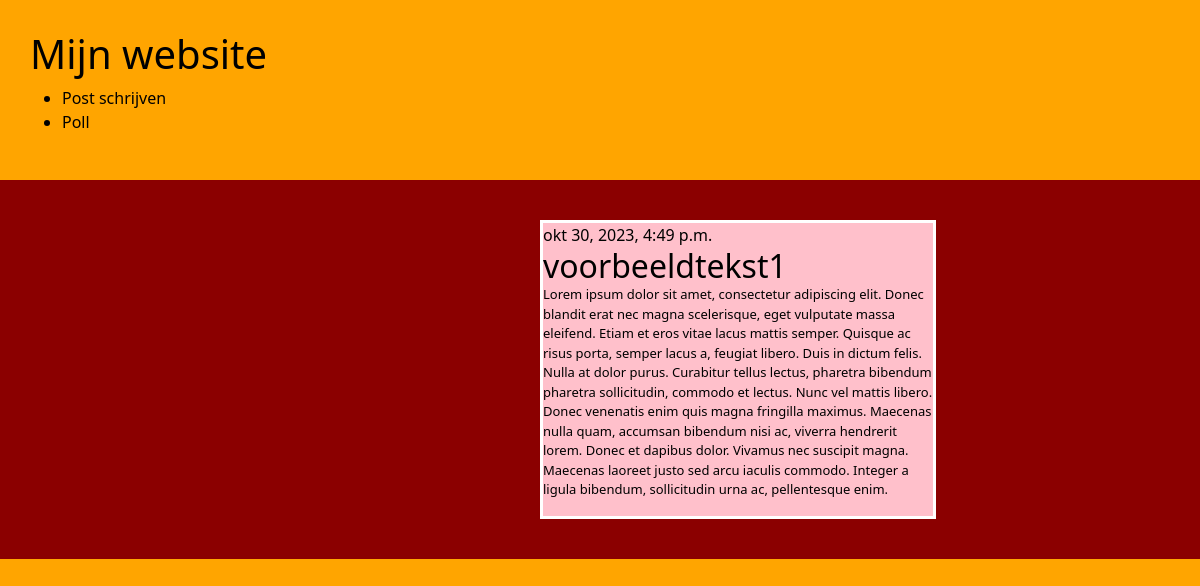
The app's page /post/4/ with its own data.
### blog/models.py (models this page shows, shortened)
class Post(models.Model):
   author = models.ForeignKey(settings.AUTH_USER_MODEL, on_delete=models.CASCADE)
   title = models.CharField(max_length=200)
   text = models.TextField()
   created_date = models.DateTimeField(default=timezone.now)
   published_date = models.DateTimeField(blank=True, null=True)

### blog/views.py (the view)
# urls.py: path('post/<int:pk>/', views.post_detail, name='post_inhoud'),
def post_detail(request, pk):
    post = get_object_or_404(Post, pk=pk)
    return render(request, 'blog/post_inhoud.html', {'post': post})

### blog/templates/blog/post_inhoud.html
{% extends 'blog/base.html' %}
{% block inhoud %}
<article class="post">
    {% if post.published_date %}
    <time class="date">
        {{ post.published_date }}
    </time>
    {% endif %}
    <h2>
        {{ post.title }}
    </h2>
    <p>
        {{ post.text|linebreaksbr }}
    </p>
</article>
{% endblock %}

### blog/static/css/stijl.css (style rules this page uses)
body { background-color: orange; color: black; padding: 0 0 5% 0; }
h2 { margin: 0; margin: 0; }
article { border: 3px solid white; background-color: pink; display: flex; flex-direction: column; }
p { font-size: 13px; }

### records on screen
Post: published_date "okt 30, 2023, 4:49 p.m.", title "voorbeeldtekst1", text "Lorem ipsum dolor sit amet, consectetur adipiscing elit. Donec blandit erat nec magna scelerisque, eget vulputate massa eleifend. Etiam et eros vitae lacus mattis semper. Quisque ac risus porta, semper lacus a, feugiat libero. Duis in dictum felis. Nulla at dolor purus. Curabitur tellus lectus, pharetra bibendum pharetra sollicitudin, commodo et lectus. Nunc vel mattis libero. Donec venenatis enim quis magna fringilla maximus. Maecenas nulla quam, accumsan bibendum nisi ac, viverra hendrerit lorem. Donec et dapibus dolor. Vivamus nec suscipit magna. Maecenas laoreet justo sed arcu iaculis commodo. Integer a ligula bibendum, sollicitudin urna ac, pellentesque enim."
